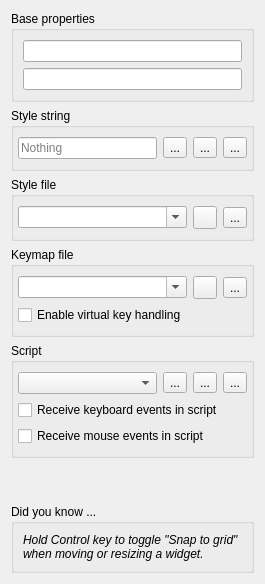
     <widget class="QWidget" name="layoutWidget">
      <layout class="QVBoxLayout" name="leftLayout">
       <item>
        <widget class="QGroupBox" name="baseProperties">
         <property name="minimumSize">
          <size>
           <width>0</width>
           <height>0</height>
          </size>
         </property>
         <property name="title">
          <string>Base properties</string>
         </property>
         <property name="flat">
          <bool>true</bool>
         </property>
         <layout class="QVBoxLayout" name="verticalLayout_15">
          <item>
           <widget class="QLineEdit" name="windowName">
            <property name="sizePolicy">
             <sizepolicy hsizetype="Preferred" vsizetype="Fixed">
              <horstretch>0</horstretch>
              <verstretch>0</verstretch>
             </sizepolicy>
            </property>
           </widget>
          </item>
          <item>
           <widget class="QLineEdit" name="windowID">
            <property name="sizePolicy">
             <sizepolicy hsizetype="Preferred" vsizetype="Fixed">
              <horstretch>0</horstretch>
              <verstretch>0</verstretch>
             </sizepolicy>
            </property>
            <property name="readOnly">
             <bool>true</bool>
            </property>
           </widget>
          </item>
         </layout>
        </widget>
       </item>
       <item>
        <widget class="QGroupBox" name="groupBox_4">
         <property name="title">
          <string>Style string</string>
         </property>
         <property name="flat">
          <bool>true</bool>
         </property>
         <layout class="QGridLayout" name="gridLayout_16">
          <property name="leftMargin">
           <number>4</number>
          </property>
          <property name="rightMargin">
           <number>4</number>
          </property>
          <item row="0" column="0">
           <widget class="QLineEdit" name="windowStyleString">
            <property name="sizePolicy">
             <sizepolicy hsizetype="Preferred" vsizetype="Fixed">
              <horstretch>0</horstretch>
              <verstretch>0</verstretch>
             </sizepolicy>
            </property>
            <property name="readOnly">
             <bool>true</bool>
            </property>
            <property name="placeholderText">
             <string>Nothing</string>
            </property>
           </widget>
          </item>
          <item row="0" column="1">
           <widget class="QToolButton" name="btnEditWindowStyle">
            <property name="toolTip">
             <string>Edit style properties</string>
            </property>
            <property name="text">
             <string>...</string>
            </property>
            <property name="icon">
             <iconset resource="../resource/resource.qrc">
              <normaloff>:/16x16_ico_png/style.png</normaloff>:/16x16_ico_png/style.png</iconset>
            </property>
            <property name="autoRaise">
             <bool>false</bool>
            </property>
            <property name="arrowType">
             <enum>Qt::NoArrow</enum>
            </property>
           </widget>
          </item>
          <item row="0" column="2">
           <widget class="QToolButton" name="btnEditWindowStyleString">
            <property name="toolTip">
             <string>Edit style string</string>
            </property>
            <property name="text">
             <string>...</string>
            </property>
            <property name="icon">
             <iconset resource="../resource/resource.qrc">
              <normaloff>:/16x16_ico_png/style_edit.png</normaloff>:/16x16_ico_png/style_edit.png</iconset>
            </property>
            <property name="autoRaise">
             <bool>false</bool>
            </property>
            <property name="arrowType">
             <enum>Qt::NoArrow</enum>
            </property>
           </widget>
          </item>
          <item row="0" column="3">
           <widget class="QToolButton" name="btnResetWindowStyle">
            <property name="toolTip">
             <string>Reset widget style to nothing</string>
            </property>
            <property name="text">
             <string>...</string>
            </property>
            <property name="icon">
             <iconset resource="../resource/resource.qrc">
              <normaloff>:/16x16_ico_png/reset.png</normaloff>:/16x16_ico_png/reset.png</iconset>
            </property>
            <property name="autoRaise">
             <bool>false</bool>
            </property>
            <property name="arrowType">
             <enum>Qt::NoArrow</enum>
            </property>
           </widget>
          </item>
         </layout>
        </widget>
       </item>
       <item>
        <widget class="QGroupBox" name="groupBox_2">
         <property name="title">
          <string>Style file</string>
         </property>
         <property name="flat">
          <bool>true</bool>
         </property>
         <layout class="QGridLayout" name="gridLayout_14">
          <property name="leftMargin">
           <number>4</number>
          </property>
          <property name="rightMargin">
           <number>4</number>
          </property>
          <item row="0" column="0">
           <widget class="QComboBox" name="windowStyleFile">
            <property name="editable">
             <bool>true</bool>
            </property>
           </widget>
          </item>
          <item row="0" column="1">
           <widget class="QToolButton" name="btnReloadStyle">
            <property name="sizePolicy">
             <sizepolicy hsizetype="Maximum" vsizetype="Fixed">
              <horstretch>0</horstretch>
              <verstretch>0</verstretch>
             </sizepolicy>
            </property>
            <property name="toolTip">
             <string>Reload the style file</string>
            </property>
            <property name="text">
             <string/>
            </property>
            <property name="icon">
             <iconset resource="../resource/resource.qrc">
              <normaloff>:/16x16_ico_png/refresh.png</normaloff>:/16x16_ico_png/refresh.png</iconset>
            </property>
           </widget>
          </item>
          <item row="0" column="2">
           <widget class="QToolButton" name="btnSelectStyle">
            <property name="sizePolicy">
             <sizepolicy hsizetype="Maximum" vsizetype="Fixed">
              <horstretch>0</horstretch>
              <verstretch>0</verstretch>
             </sizepolicy>
            </property>
            <property name="toolTip">
             <string>Select a new style file</string>
            </property>
            <property name="text">
             <string>...</string>
            </property>
            <property name="icon">
             <iconset resource="../resource/resource.qrc">
              <normaloff>:/16x16_ico_png/folder.png</normaloff>:/16x16_ico_png/folder.png</iconset>
            </property>
           </widget>
          </item>
         </layout>
        </widget>
       </item>
       <item>
        <widget class="QGroupBox" name="groupBox_3">
         <property name="title">
          <string>Keymap file</string>
         </property>
         <property name="flat">
          <bool>true</bool>
         </property>
         <layout class="QGridLayout" name="gridLayout_15">
          <property name="leftMargin">
           <number>4</number>
          </property>
          <property name="rightMargin">
           <number>4</number>
          </property>
          <item row="0" column="2">
           <widget class="QToolButton" name="btnSelectKeyMap">
            <property name="sizePolicy">
             <sizepolicy hsizetype="Maximum" vsizetype="Fixed">
              <horstretch>0</horstretch>
              <verstretch>0</verstretch>
             </sizepolicy>
            </property>
            <property name="toolTip">
             <string>Select a new style file</string>
            </property>
            <property name="text">
             <string>...</string>
            </property>
            <property name="icon">
             <iconset resource="../resource/resource.qrc">
              <normaloff>:/16x16_ico_png/folder.png</normaloff>:/16x16_ico_png/folder.png</iconset>
            </property>
           </widget>
          </item>
          <item row="0" column="0">
           <widget class="QComboBox" name="windowKeyMap">
            <property name="editable">
             <bool>true</bool>
            </property>
           </widget>
          </item>
          <item row="0" column="1">
           <widget class="QToolButton" name="btnReloadKeyMap">
            <property name="sizePolicy">
             <sizepolicy hsizetype="Maximum" vsizetype="Fixed">
              <horstretch>0</horstretch>
              <verstretch>0</verstretch>
             </sizepolicy>
            </property>
            <property name="toolTip">
             <string>Reload the style file</string>
            </property>
            <property name="text">
             <string/>
            </property>
            <property name="icon">
             <iconset resource="../resource/resource.qrc">
              <normaloff>:/16x16_ico_png/refresh.png</normaloff>:/16x16_ico_png/refresh.png</iconset>
            </property>
           </widget>
          </item>
          <item row="1" column="0">
           <widget class="QCheckBox" name="chkEnableKeyMap">
            <property name="text">
             <string>Enable virtual key handling</string>
            </property>
           </widget>
          </item>
         </layout>
        </widget>
       </item>
       <item>
        <widget class="QGroupBox" name="groupBox">
         <property name="title">
          <string>Script</string>
         </property>
         <property name="flat">
          <bool>true</bool>
         </property>
         <layout class="QVBoxLayout" name="verticalLayout_7">
          <property name="leftMargin">
           <number>4</number>
          </property>
          <property name="rightMargin">
           <number>4</number>
          </property>
          <item>
           <layout class="QGridLayout" name="gridLayout_13">
            <item row="1" column="0" colspan="6">
             <widget class="QCheckBox" name="chkRecvKeyEvents">
              <property name="text">
               <string>Receive keyboard events in script</string>
              </property>
             </widget>
            </item>
            <item row="0" column="4">
             <widget class="QToolButton" name="btnAddScript">
              <property name="toolTip">
               <string>Add new entity script</string>
              </property>
              <property name="text">
               <string>...</string>
              </property>
              <property name="icon">
               <iconset resource="../resource/resource.qrc">
                <normaloff>:/16x16_ico_png/add.png</normaloff>:/16x16_ico_png/add.png</iconset>
              </property>
              <property name="autoRaise">
               <bool>false</bool>
              </property>
              <property name="arrowType">
               <enum>Qt::NoArrow</enum>
              </property>
             </widget>
            </item>
            <item row="0" column="5">
             <widget class="QToolButton" name="btnResetScript">
              <property name="toolTip">
               <string>Reset entity script to nothing</string>
              </property>
              <property name="text">
               <string>...</string>
              </property>
              <property name="icon">
               <iconset resource="../resource/resource.qrc">
                <normaloff>:/16x16_ico_png/reset.png</normaloff>:/16x16_ico_png/reset.png</iconset>
              </property>
              <property name="autoRaise">
               <bool>false</bool>
              </property>
              <property name="arrowType">
               <enum>Qt::NoArrow</enum>
              </property>
             </widget>
            </item>
            <item row="2" column="0" colspan="6">
             <widget class="QCheckBox" name="chkRecvMouseEvents">
              <property name="text">
               <string>Receive mouse events in script</string>
              </property>
             </widget>
            </item>
            <item row="0" column="3">
             <widget class="QToolButton" name="btnEditScript">
              <property name="toolTip">
               <string>Open the script for editing</string>
              </property>
              <property name="text">
               <string>...</string>
              </property>
              <property name="icon">
               <iconset resource="../resource/resource.qrc">
                <normaloff>:/16x16_ico_png/script_go.png</normaloff>:/16x16_ico_png/script_go.png</iconset>
              </property>
              <property name="autoRaise">
               <bool>false</bool>
              </property>
              <property name="arrowType">
               <enum>Qt::NoArrow</enum>
              </property>
             </widget>
            </item>
            <item row="0" column="0" colspan="3">
             <widget class="QComboBox" name="windowScriptFile">
              <property name="placeholderText">
               <string>None</string>
              </property>
             </widget>
            </item>
           </layout>
          </item>
         </layout>
        </widget>
       </item>
       <item>
        <spacer name="verticalSpacer">
         <property name="orientation">
          <enum>Qt::Vertical</enum>
         </property>
         <property name="sizeHint" stdset="0">
          <size>
           <width>20</width>
           <height>40</height>
          </size>
         </property>
        </spacer>
       </item>
       <item>
        <widget class="QGroupBox" name="help">
         <property name="title">
          <string>Did you know ...</string>
         </property>
         <property name="flat">
          <bool>true</bool>
         </property>
         <layout class="QVBoxLayout" name="verticalLayout_6">
          <item>
           <widget class="QLabel" name="lblHelp">
            <property name="text">
             <string>&lt;html&gt;&lt;head/&gt;&lt;body&gt;&lt;p&gt;&lt;span style=&quot; font-style:italic;&quot;&gt;Hold Control key to toggle &amp;quot;Snap to grid&amp;quot; when moving or resizing a widget.&lt;/span&gt;&lt;/p&gt;&lt;/body&gt;&lt;/html&gt;</string>
            </property>
            <property name="textFormat">
             <enum>Qt::AutoText</enum>
            </property>
            <property name="scaledContents">
             <bool>false</bool>
            </property>
            <property name="wordWrap">
             <bool>true</bool>
            </property>
            <property name="margin">
             <number>10</number>
            </property>
           </widget>
          </item>
         </layout>
        </widget>
       </item>
      </layout>
     </widget>
